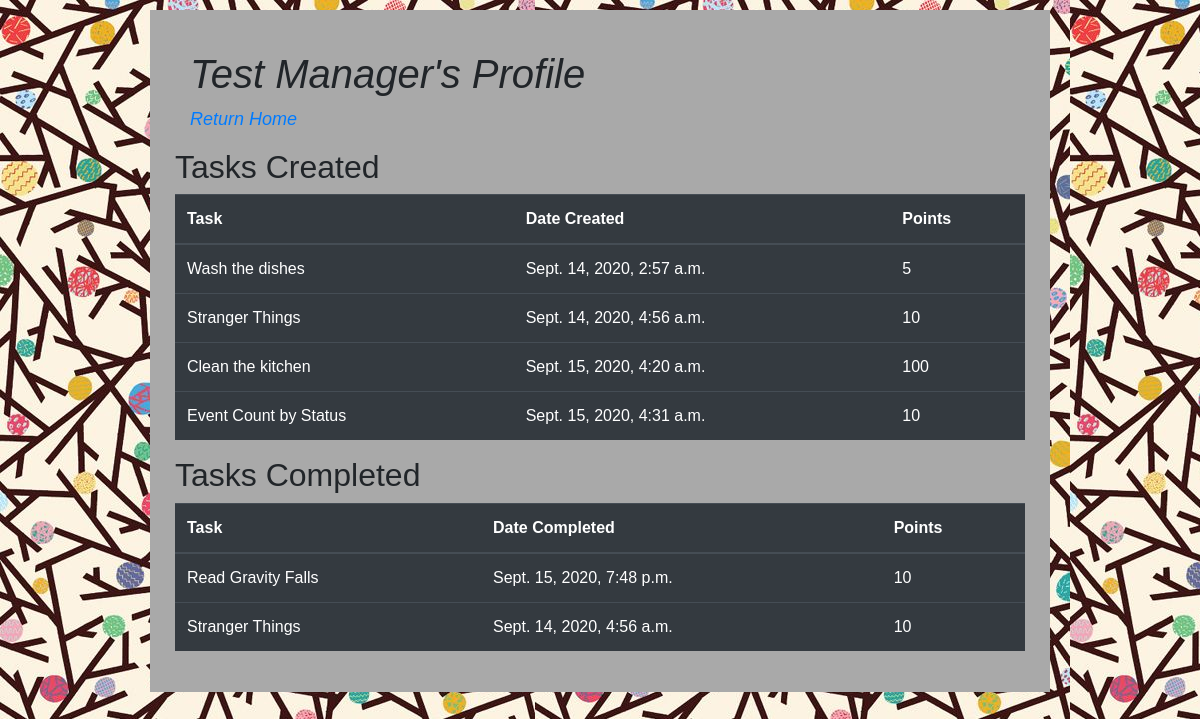
The page /profile/3 on the database its author committed.
### task_app/models.py (models this page shows)
class User(models.Model):
    first_name = models.CharField(max_length=100)
    last_name = models.CharField(max_length=100)
    email = models.CharField(max_length=100)
    password = models.CharField(max_length=100)
    created_at = models.DateTimeField(auto_now_add=True)
    updated_at = models.DateTimeField(auto_now=True)
    objects = UserManager()

class Task(models.Model):
    title = models.CharField(max_length=255)
    description = models.CharField(max_length=255)
    points = models.IntegerField()
    creator = models.ForeignKey(User, related_name="created_tasks", on_delete=models.CASCADE)
    completed_by = models.ManyToManyField(User, related_name="completed_tasks")
    likes = models.ManyToManyField(User, related_name="likes")
    created_at = models.DateTimeField(auto_now_add=True)
    updated_at = models.DateTimeField(auto_now=True)
    objects = TaskManager()

### task_app/views.py (the view)
# urls.py: path('profile/<int:id>', views.profile),
def profile(request, id):
    context = {
        'one_user': User.objects.get(id=id)
    }
    return render(request, 'profile.html', context)

### task_app/templates/profile.html (shortened to what this page needs)
<!DOCTYPE html>
<html lang="en">
<head>
    <link rel="stylesheet" href="https://stackpath.bootstrapcdn.com/bootstrap/4.5.2/css/bootstrap.min.css">
    {% load static %}
    <link rel="stylesheet" href="{% static 'style.css' %}">
</head>
<body>
    <div class="wrapper">
        <div class="header">
            <h1>{{one_user.first_name}} {{one_user.last_name}}'s Profile</h1>
            <a href="/tasks">Return Home</a>
        </div>
        <h2>Tasks Created</h2>
        <table class="table table-dark">
            <thead>
                <tr>
                    <th>Task</th>
                    <th>Date Created</th>
                    <th>Points</th>
                </tr>
            </thead>
            <tbody>
            {% for task in one_user.created_tasks.all %}
                <tr>
                    <td>{{ task.title }}</td>
                    <td>{{ task.created_at }}</td>
                    <td>{{ task.points }}</td>
                </tr>
            {% endfor %}
            </tbody>
        </table>
        <h2>Tasks Completed</h2>
        <table class="table table-dark">
            <thead>
                <tr>
                    <th>Task</th>
                    <th>Date Completed</th>
                    <th>Points</th>
                </tr>
            </thead>
            <tbody>
            {% for task in one_user.completed_tasks.all %}
                <tr>
                    <td>{{ task.title }}</td>
                    <td>{{ task.updated_at }}</td>
                    <td>{{ task.points }}</td>
                </tr>
            {% endfor %}
            </tbody>
        </table>
    </div>
</body>
</html>

### task_app/static/style.css (style rules this page uses)
* { font-family: 'Lucida Sans', 'Lucida Sans Regular', 'Lucida Grande', 'Lucida Sans Unicode', Geneva, Verdana, sans-serif; }
.wrapper { font-family: sans-serif; margin: 10px auto; width: 900px; padding: 25px; background-color: darkgray; }
.header { text-decoration-color: rgb(22, 22, 21); font-style: oblique; font-weight: 400; font-size: large; font: outline; font-stretch: expanded; padding: 15px; background-color: darkgray; }
body { background-image: url("tree.png"); background-color: #45969a; }

### rows shown on the page
User: first_name "Test", last_name "Manager"
Task: title "Wash the dishes", created_at "Sept. 14, 2020, 2:57 a.m.", points "5"
Task: title "Stranger Things", created_at "Sept. 14, 2020, 4:56 a.m.", points "10", updated_at "Sept. 14, 2020, 4:56 a.m."
Task: title "Clean the kitchen", created_at "Sept. 15, 2020, 4:20 a.m.", points "100"
Task: title "Event Count by Status", created_at "Sept. 15, 2020, 4:31 a.m.", points "10"
Task: title "Read Gravity Falls", updated_at "Sept. 15, 2020, 7:48 p.m.", points "10"
